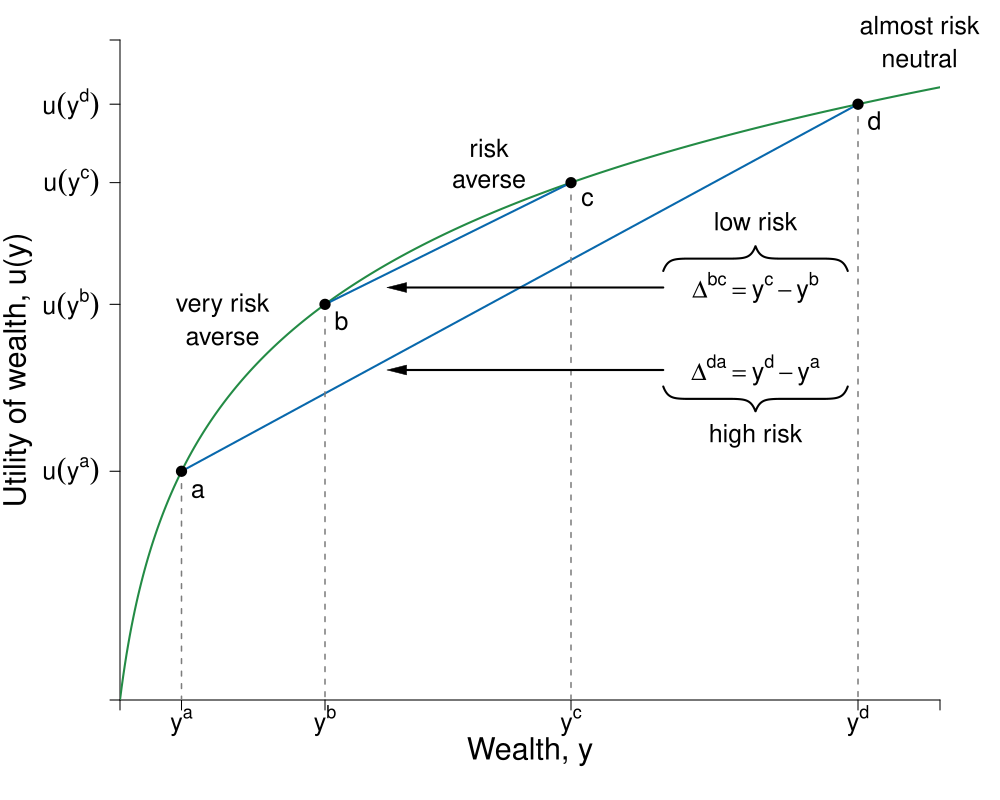

The R source for this figure:
#Graph Designer(s): Simon Halliday, Riley Boeth '17, Scott Cohn
#Authors: Bowles, Foley and Halliday
#Title: Coordination, Conflict and Competition: A Text in Microeconomics

library(shape)
library(pBrackets)
pdf(file = "risk/risk_averse_labeled.pdf", width = 10, height = 8)

# Set parameters for graphics
axislabelsize <- 1.8
labelsize <- 1.5
namesize <- 1.8
annotatesize <- 1.5
graphlinewidth <- 2
segmentlinewidth <- 1.5

COL <- c("#7fc97f", "#beaed4", "#fdc086", "#ffff99", "#386cb0", "#f0027f", "#bf5b17", "#666666")
COLA <- c("#e0f3db", "#99d8c9","#66c2a4","#41ae76", "#238b45", "#005824")
COLB <- c("#c6dbef", "#4eb3d3", "#2b8cbe", "#0868ac","#084081")
COLC <- c("#fcfbfd", "#efedf5", "#dadaeb", "#bcbddc", "#9e9ac8", "#807dba", "#6a51a3", "#54278f", "#3f007d")
grays <- gray.colors(25, start = 1, end = 0)

#Edited the margins to cater for the larger LHS labels
par(mar =  c(5, 6, 2, 3))

#Concave utility of wealth function

ConcaveU <- function(x){
  log(x+1)
}

#Add limits on axes and levels of utility for each indifference curve
ylims <- c(0, 4)
xlims <- c(0, 40)

npts <- 501 
x <- seq(xlims[1], xlims[2], length.out = npts)
y <- seq(ylims[1], ylims[2], length.out = npts) 

plot(0, 0, xlim = xlims, ylim = ylims, type = "n",
     xlab = expression(paste("")),
     ylab = expression(paste("")), 
     xaxt = "n", 
     yaxt = "n", 
     cex.lab = axislabelsize, 
     bty = "n", 
     xaxs = "i", 
     yaxs = "i"
)

#x and y limits with plain axes without ticks/numbers to match previous graph

ticksy <- c(0, ConcaveU(3), ConcaveU(10), ConcaveU(22), ConcaveU(36), ylims[2])
ylabels <- c(NA, expression(paste(u(y^{a}) )), expression(paste(u(y^b))), expression(paste(u(y^c))), expression(paste(u(y^d))), NA)
ticksx <- c(0, 3, 10, 22, 36, xlims[2])
xlabels <- c(NA, expression(paste(y^{a})), expression(paste(y^b)), expression(paste(y^c)), expression(paste(y^d)), NA)


axis(1, at = ticksx,  pos = 0, labels = xlabels, cex.axis = labelsize)
axis(2, at = ticksy,  pos = 0, labels = ylabels, las = 1, cex.axis = labelsize)

npts <- 500 
xx1 <- seq(xlims[1], xlims[2], length.out = npts)
xx2 <- seq(0, xlims[2], length.out = npts)
xx3 <- seq(xlims[1], 0, length.out = npts)
xx4 <- seq(-11, 0, length.out = npts)

#Axis labels and draw linear utility function
mtext(expression(paste("Wealth, y")), side = 1, line = 2.5, cex = axislabelsize)
text(-5, 0.5*ylims[2], expression(paste("Utility of wealth, u(y)")), xpd = TRUE, cex = axislabelsize, srt = 90) 

lines(xx1, ConcaveU(xx1), col = COLA[5], lwd = graphlinewidth)

#Add line from pt a to pt c
#segments(2, ConcaveU(2), 36, ConcaveU(36), lty = 1, col = COLB[4] , lwd = graphlinewidth)

#Points B to C
segments(10, ConcaveU(10), 22, ConcaveU(22), lty = 1, col = COLB[4], lwd = graphlinewidth)

#Point a to d
segments(3, ConcaveU(3), 36, ConcaveU(36), lty = 1, col = COLB[4], lwd = graphlinewidth)

#Label 4 points on line
#Point a
text(3.8, ConcaveU(3)-.12, expression(paste(a)), cex = labelsize)
segments(3, ConcaveU(3), 3, 0, lty = 2, col = grays[20], lwd = segmentlinewidth)
points(3, ConcaveU(3), pch = 16, col = "black", cex = 1.5)

#Point c
text(22.8, ConcaveU(22)-.1, expression(paste(c)), cex = labelsize)
segments(22, ConcaveU(22), 22, 0, lty = 2, col = grays[20], lwd = segmentlinewidth)
points(22, ConcaveU(22), pch = 16, col = "black", cex = 1.5)

#Point b
text(10.8, ConcaveU(10)-.1, expression(paste(b)), cex = labelsize)
segments(10, ConcaveU(10), 10, 0, lty = 2, col = grays[20], lwd = segmentlinewidth)
points(10, ConcaveU(10), pch = 16, col = "black", cex = 1.5)

#Point d 
text(36.8, ConcaveU(36)-.1, expression(paste(d)), cex = labelsize)
segments(36, ConcaveU(36), 36, 0, lty = 2, col = grays[20], lwd = segmentlinewidth)
points(36, ConcaveU(36), pch = 16, col = "black", cex = 1.5)

#Very risk averse
text(5, ConcaveU(5)+0.6, expression(paste("very risk")),  xpd = TRUE,  cex = labelsize)
text(5, ConcaveU(5)+0.4, expression(paste("averse")),  xpd = TRUE,  cex = labelsize)
#Risk averse
text(18, ConcaveU(18)+0.4, expression(paste("risk")),  xpd = TRUE,  cex = labelsize)
text(18, ConcaveU(18)+0.2, expression(paste("averse")),  xpd = TRUE,  cex = labelsize)
#Risk neutral
text(39, ConcaveU(39)+0.4, expression(paste("almost risk")),  xpd = TRUE,  cex = labelsize)
text(39, ConcaveU(39)+0.2, expression(paste("neutral")),  xpd = TRUE,  cex = labelsize)

Arrows(26.5, 2.5, 13.5, 2.5, col = "black", lty = 1, lwd = 2, code = 2, arr.type = "triangle", arr.lwd = 0.5)
text(31, 2.5, expression(paste(Delta^{bc} == y^c - y^b)),  xpd = TRUE,  cex = labelsize)
brackets(x1 = 26.5, y1 = 2.6, x2 = 35.5, y2 = 2.6,  
         ticks = 0.5, curvature = 0.5, type = 1, h = 0.15,  
         col = "black", lwd = 2, lty = 1, xpd = TRUE)
text(31, 2.9, expression(paste("low risk")),  xpd = TRUE,  cex = labelsize)


Arrows(26.5, 2, 13.5, 2, col = "black", lty = 1, lwd = 2, code = 2, arr.type = "triangle", arr.lwd = 0.5)
text(31, 2, expression(paste(Delta^{da} == y^d - y^a)),  xpd = TRUE,  cex = labelsize)
brackets(x1 = 35.5, y1 = 1.9, x2 = 26.5, y2 = 1.9,  
         ticks = 0.5, curvature = 0.5, type = 1, h = 0.15,
         col = "black", lwd = 2, lty = 1, xpd = TRUE)
text(31, 1.6, expression(paste("high risk")),  xpd = TRUE,  cex = labelsize)

dev.off()
